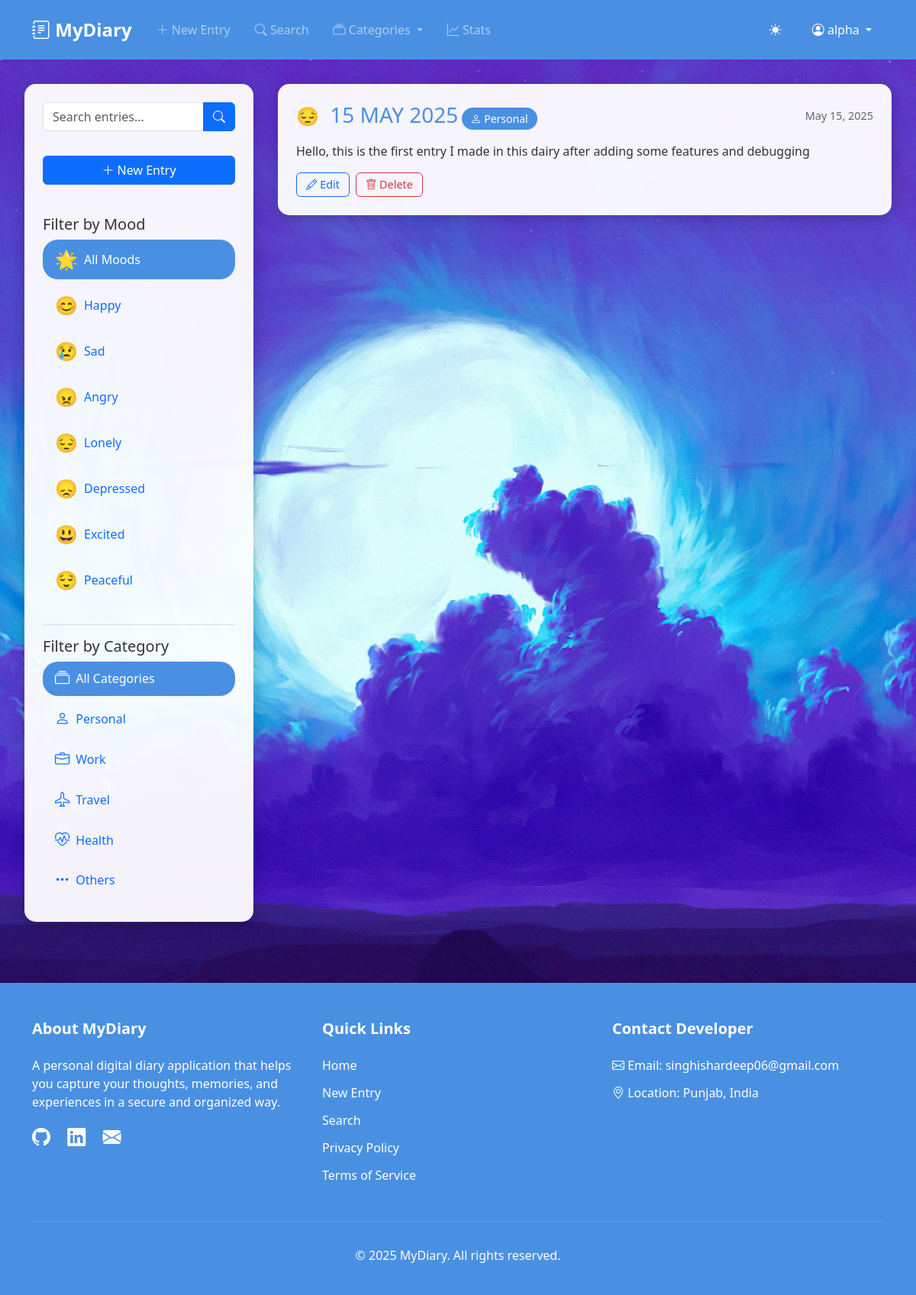
Page / (signed in) on the earlier database version.
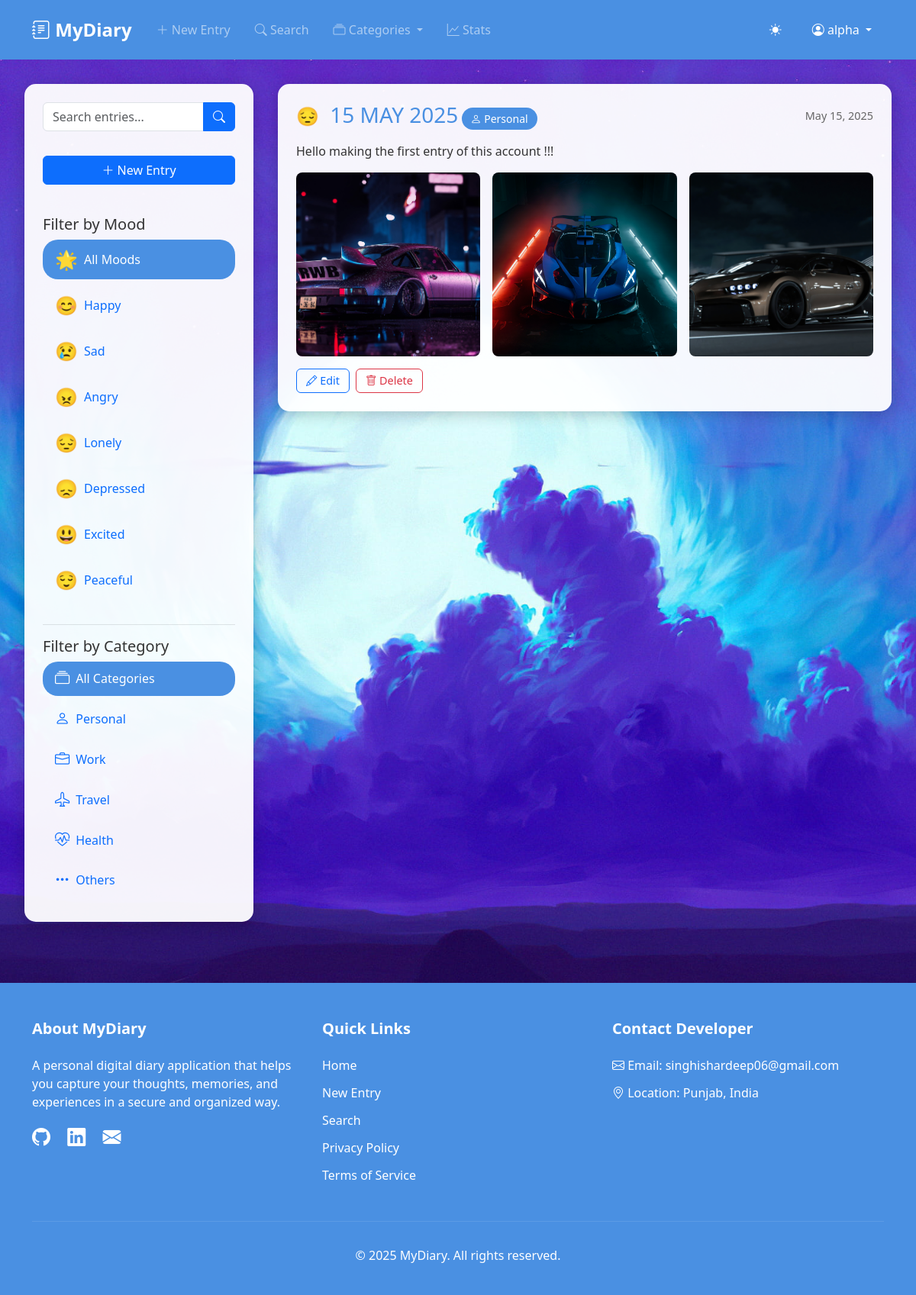
Same page on the later database version.
### CoreApp/models.py (models this page shows, shortened)
class DiaryEntry(models.Model):
    MOOD_CHOICES = [
        ('happy', 'Happy'),
        ('sad', 'Sad'),
        ('angry', 'Angry'),
        ('lonely', 'Lonely'),
        ('depressed', 'Depressed'),
        ('excited', 'Excited'),
        ('peaceful', 'Peaceful'),
    ]
    CATEGORY_CHOICES = [
        ('personal', 'Personal'),
        ('work', 'Work'),
        ('travel', 'Travel'),
        ('health', 'Health'),
        ('others', 'Others'),
    ]
    FONT_CHOICES = [
        ('Arial', 'Arial'),
        ('Times New Roman', 'Times New Roman'),
        ('Courier New', 'Courier New'),
        ('Georgia', 'Georgia'),
        ('Verdana', 'Verdana'),
    ]
    FONT_SIZE_CHOICES = [
        ('12', '12px'),
        ('14', '14px'),
        ('16', '16px'),
        ('18', '18px'),
        ('20', '20px'),
        ('24', '24px'),
    ]
    user = models.ForeignKey(User, on_delete=models.CASCADE)
    title = models.CharField(max_length=200)
    content = models.TextField()
    mood = models.CharField(max_length=20, choices=MOOD_CHOICES)
    category = models.CharField(max_length=20, choices=CATEGORY_CHOICES, default='personal')
    created_at = models.DateTimeField(auto_now_add=True)
    updated_at = models.DateTimeField(auto_now=True)
    font_style = models.CharField(max_length=50, choices=FONT_CHOICES, default='Arial')
    font_size = models.CharField(max_length=3, choices=FONT_SIZE_CHOICES, default='16')
    text_color = models.CharField(max_length=7, default='#000000')  # Hex color code
    is_bold = models.BooleanField(null=True, default=False)
    is_italic = models.BooleanField(null=True, default=False)
    is_underline = models.BooleanField(null=True, default=False)
    is_strikethrough = models.BooleanField(null=True, default=False)
    images = models.ManyToManyField(DiaryImage, blank=True)
    class Meta:
        ordering = ['-created_at']
        verbose_name_plural = 'Diary Entries'

class DiaryImage(models.Model):
    image = models.ImageField(upload_to='diary_images/%Y/%m/%d/')
    caption = models.CharField(max_length=200, blank=True)
    uploaded_at = models.DateTimeField(auto_now_add=True)

### CoreApp/views.py (the view)
# urls.py: path('', views.home, name='home'),
@login_required
def home(request):
    mood_filter = request.GET.get('mood', '')
    category_filter = request.GET.get('category', '')
    entries = DiaryEntry.objects.filter(user=request.user)
    if mood_filter:
        entries = entries.filter(mood=mood_filter)
    if category_filter and category_filter != 'all':
        entries = entries.filter(category=category_filter)
    entries = entries.prefetch_related('images').order_by('-created_at')
    context = {
        'entries': entries,
        'moods': DiaryEntry.MOOD_CHOICES,
        'categories': DiaryEntry.CATEGORY_CHOICES,
        'current_mood': mood_filter,
        'current_category': category_filter
    }
    return render(request, 'home.html', context)

### templates/home.html (shortened to what this page needs)
{% extends "base.html" %}
{% block content %}
<div class="diary-container">
    <aside class="sidebar">
        <form action="{% url 'search_entries' %}" method="GET" class="search-form">
            <div class="input-group">
                <input type="text" name="q" class="form-control" placeholder="Search entries..." value="{{ request.GET.q }}">
                <button type="submit" class="btn btn-primary">
                    <i class="bi bi-search"></i>
                </button>
            </div>
        </form>
        <a href="{% url 'new_entry' %}" class="btn btn-primary w-100 mb-3">
            <i class="bi bi-plus-lg"></i> New Entry
        </a>
        <div class="mood-filters mt-4">
            <h5>Filter by Mood</h5>
            <a href="{% url 'home' %}{% if current_category %}?category={{ current_category }}{% endif %}"
               class="mood-filter {% if not current_mood %}active{% endif %}">
                <span class="mood-indicator">🌟</span>
                <span>All Moods</span>
            </a>
            {% for mood, label in moods %}
            <a href="?mood={{ mood }}{% if current_category %}&category={{ current_category }}{% endif %}"
               class="mood-filter {% if current_mood == mood %}active{% endif %}">
                <span class="mood-indicator">
                    {% if mood == 'happy' %}😊
                    {% elif mood == 'sad' %}😢
                    {% elif mood == 'angry' %}😠
                    {% elif mood == 'lonely' %}😔
                    {% elif mood == 'depressed' %}😞
                    {% elif mood == 'excited' %}😃
                    {% elif mood == 'peaceful' %}😌
                    {% endif %}
                </span>
                <span>{{ label }}</span>
            </a>
            {% endfor %}
        </div>
        <div class="category-filters">
            <h5>Filter by Category</h5>
            <a href="{% url 'home' %}{% if current_mood %}?mood={{ current_mood }}{% endif %}"
               class="category-filter {% if not current_category %}active{% endif %}">
                <i class="bi bi-collection filter-icon"></i>
                <span>All Categories</span>
            </a>
            {% for category, label in categories %}
            <a href="?category={{ category }}{% if current_mood %}&mood={{ current_mood }}{% endif %}"
               class="category-filter {% if current_category == category %}active{% endif %}">
                <i class="bi {% if category == 'personal' %}bi-person
                           {% elif category == 'work' %}bi-briefcase
                           {% elif category == 'travel' %}bi-airplane
                           {% elif category == 'health' %}bi-heart-pulse
                           {% else %}bi-three-dots{% endif %} filter-icon"></i>
                <span>{{ label }}</span>
            </a>
            {% endfor %}
        </div>
    </aside>
    <main class="main-content">
        {% if entries %}
            {% for entry in entries %}
            <article class="entry-card">
                <div class="entry-header">
                    <div>
                        <span class="mood-indicator mood-{{ entry.mood }}">
                            {% if entry.mood == 'happy' %}😊
                            {% elif entry.mood == 'sad' %}😢
                            {% elif entry.mood == 'angry' %}😠
                            {% elif entry.mood == 'lonely' %}😔
                            {% elif entry.mood == 'depressed' %}😞
                            {% elif entry.mood == 'excited' %}😃
                            {% elif entry.mood == 'peaceful' %}😌
                            {% endif %}
                        </span>
                        <h3 class="entry-title d-inline">{{ entry.title }}</h3>
                        <span class="category-badge">
                            <i class="bi {% if entry.category == 'personal' %}bi-person
                                       {% elif entry.category == 'work' %}bi-briefcase
                                       {% elif entry.category == 'travel' %}bi-airplane
                                       {% elif entry.category == 'health' %}bi-heart-pulse
                                       {% else %}bi-three-dots{% endif %}"></i>
                            {{ entry.get_category_display }}
                        </span>
                    </div>
                    <span class="entry-date">{{ entry.created_at|date:"F j, Y" }}</span>
                </div>
                <div class="entry-content">
                    {{ entry.content|linebreaks }}
                </div>
                {% if entry.images.all|length > 0 %}
                <div class="entry-images">
                    {% for image in entry.images.all|slice:":3" %}
                    <div class="entry-image">
                        <img src="{{ image.image.url }}" alt="Entry image">
                    </div>
                    {% endfor %}
                </div>
                {% endif %}
                <div class="entry-actions">
                    <a href="{% url 'edit_entry' entry.pk %}" class="btn btn-outline-primary btn-action">
                        <i class="bi bi-pencil"></i> Edit
                    </a>
                    <form action="{% url 'delete_entry' entry.pk %}" method="POST" class="d-inline">
                        <button type="submit" class="btn btn-outline-danger btn-action" onclick="return confirm('Are you sure you want to delete this entry?')">
                            <i class="bi bi-trash"></i> Delete
                        </button>
                    </form>
                </div>
            </article>
            {% endfor %}
        {% endif %}
    </main>
</div>
{% endblock %}

### templates/base.html (shortened to what this page needs)
<!DOCTYPE html>
<html lang="en">
<head>
    <link href="https://cdn.jsdelivr.net/npm/bootstrap@5.3.0/dist/css/bootstrap.min.css" rel="stylesheet">
    <link rel="stylesheet" href="https://cdn.jsdelivr.net/npm/bootstrap-icons@1.11.0/font/bootstrap-icons.css">
    <link rel="stylesheet" href="/static/css/base.css">
    <link rel="stylesheet" href="/static/css/diary.css">
</head>
<body>
    {% if user.is_authenticated %}
    <nav class="navbar navbar-expand-lg navbar-dark">
        <div class="container">
            <a class="navbar-brand" href="{% url 'home' %}">
                <i class="bi bi-journal-text"></i> MyDiary
            </a>
            <div class="collapse navbar-collapse" id="navbarNav">
                <ul class="navbar-nav me-auto">
                    <li class="nav-item">
                        <a class="nav-link" href="{% url 'new_entry' %}">
                            <i class="bi bi-plus-lg"></i> New Entry
                        </a>
                    </li>
                    <li class="nav-item">
                        <a class="nav-link" href="{% url 'search_entries' %}">
                            <i class="bi bi-search"></i> Search
                        </a>
                    </li>
                    <li class="nav-item dropdown">
                        <a class="nav-link dropdown-toggle" href="#" role="button" data-bs-toggle="dropdown">
                            <i class="bi bi-collection"></i> Categories
                        </a>
                    </li>
                    <li class="nav-item">
                        <a class="nav-link" href="#" data-bs-toggle="modal" data-bs-target="#statsModal">
                            <i class="bi bi-graph-up"></i> Stats
                        </a>
                    </li>
                </ul>
                <div class="d-flex align-items-center">
                    <div id="theme-toggle" class="text-white me-3">
                        <i class="bi bi-sun-fill"></i>
                    </div>
                    <div class="dropdown">
                        <a class="nav-link dropdown-toggle text-white" href="#" role="button" data-bs-toggle="dropdown">
                            <i class="bi bi-person-circle"></i>
                            {{ user.username }}
                        </a>
                    </div>
                </div>
            </div>
        </div>
    </nav>
    {% endif %}
    <div class="main-content">
        <div class="container-fluid p-0">
            {% block content %}{% endblock %}
        </div>
    </div>
    {% if user.is_authenticated %}
    <footer>
        <div class="container">
            <div class="row">
                <div class="col-md-4 footer-section">
                    <h5>About MyDiary</h5>
                    <p>A personal digital diary application that helps you capture your thoughts, memories, and experiences in a secure and organized way.</p>
                    <div class="social-links">
                        <a href="https://github.com/ishar06" target="_blank"><i class="bi bi-github"></i></a>
                        <a href="https://www.linkedin.com/in/ishardeep-singh-743789311/" target="_blank"><i class="bi bi-linkedin"></i></a>
                        <a href="mailto:singhishardeep06@gmail.com"><i class="bi bi-envelope-fill"></i></a>
                    </div>
                </div>
                <div class="col-md-4 footer-section">
                    <h5>Quick Links</h5>
                    <ul class="footer-links">
                        <li><a href="{% url 'home' %}">Home</a></li>
                        <li><a href="{% url 'new_entry' %}">New Entry</a></li>
                        <li><a href="{% url 'search_entries' %}">Search</a></li>
                        <li><a href="#">Privacy Policy</a></li>
                        <li><a href="#">Terms of Service</a></li>
                    </ul>
                </div>
                <div class="col-md-4 footer-section">
                    <h5>Contact Developer</h5>
                    <ul class="footer-links">
                        <li><i class="bi bi-envelope"></i> Email: singhishardeep06@gmail.com</li>
                        <li><i class="bi bi-geo-alt"></i> Location: Punjab, India</li>
                    </ul>
                </div>
            </div>
            <div class="copyright">
                <p>&copy; {% now "Y" %} MyDiary. All rights reserved.</p>
            </div>
        </div>
    </footer>
    {% endif %}
</body>
</html>

### static/css/base.css (style rules this page uses)
:root { --primary-color: #4a90e2; --background-color: #ffffff; --text-color: #333333; --modal-bg: rgba(255, 255, 255, 0.95); --border-color: rgba(0, 0, 0, 0.1); }
body { background-color: var(--background-color); color: var(--text-color); transition: background-color 0.3s, color 0.3s; min-height: 100vh; display: flex; flex-direction: column; }
a { text-decoration: none; }
.navbar { background-color: var(--primary-color) !important; padding: 1rem 0; }
.navbar-brand { font-size: 1.5rem; font-weight: bold; }
.nav-link { text-decoration: none; padding: 0.5rem 1rem !important; transition: all 0.3s; }
#theme-toggle { cursor: pointer; padding: 8px; border-radius: 50%; transition: background-color 0.3s; }
footer { background-color: var(--primary-color); color: white; padding: 3rem 0 1.5rem; margin-top: 3rem; }
footer a { color: white; text-decoration: none; transition: color 0.3s; }
.footer-section h5 { font-weight: bold; margin-bottom: 1.5rem; }
.footer-links { list-style: none; padding: 0; }
.footer-links li { margin-bottom: 0.75rem; }
.social-links { font-size: 1.5rem; }
.social-links a { margin-right: 1rem; }
.copyright { text-align: center; padding-top: 2rem; margin-top: 2rem; border-top: 1px solid rgba(255, 255, 255, 0.1); }
.main-content { flex: 1; }

### static/css/diary.css (style rules this page uses)
.diary-container { display: flex; gap: 2rem; margin: 2rem; margin-top: 2rem; }
.sidebar { width: 300px; background: rgba(255, 255, 255, 0.95); padding: 1.5rem; border-radius: 15px; box-shadow: 0 4px 20px rgba(0,0,0,0.2); height: fit-content; position: sticky; top: 2rem; transition: all 0.3s ease; }
.entry-card { background: rgba(255, 255, 255, 0.95); border-radius: 15px; padding: 1.5rem; margin-bottom: 1.5rem; box-shadow: 0 4px 20px rgba(0,0,0,0.2); transition: all 0.3s; }
.entry-header { display: flex; justify-content: space-between; align-items: center; margin-bottom: 1rem; }
.entry-title { margin: 0; color: var(--primary-color); }
.entry-date { font-size: 0.9rem; color: #666; }
.entry-actions { margin-top: 1rem; display: flex; gap: 0.5rem; }
.btn-action { padding: 0.25rem 0.75rem; font-size: 0.9rem; }
.mood-indicator { font-size: 1.5rem; margin-right: 0.5rem; }
.mood-lonely { color: #6610f2; }
.mood-filter { display: flex; align-items: center; padding: 0.5rem 1rem; border-radius: 20px; margin-bottom: 0.5rem; cursor: pointer; transition: background-color 0.2s; }
.mood-filter.active { background-color: var(--primary-color); color: white; }

Differences in the rows shown:
changed DiaryEntry "Personal": content "Hello, this is the first entry I made in this dairy after adding some features and debugging" → "Hello making the first entry of this account !!!"
added DiaryImage: image (picture)
added DiaryImage: image (picture)
added DiaryImage: image (picture)
